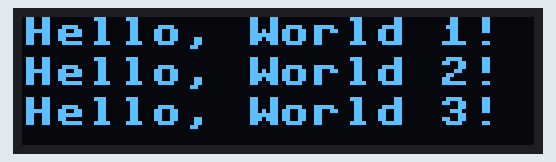
Simulated run of this program. Board: Raspberry Pi Pico running MicroPython. Parts: 128×32 one-colour display. Library files of the repository ran but are not shown: ssd1306.py.

Above: at 0.1 s.

The program:

main.py
```python
from machine import Pin, SoftI2C
import ssd1306
from time import sleep

# Initialize I2C interface with the correct pins for your setup
i2c = SoftI2C(scl=Pin(13), sda=Pin(12))

# Initialize SSD1306 OLED display
oled_width = 128
oled_height = 32  # Adjusted for 128x32 OLED display
oled = ssd1306.SSD1306_I2C(oled_width, oled_height, i2c)

while True:
    # Clear the display
    oled.fill(0)

    # Display some text
    oled.text('Hello, World 1!', 0, 0)
    oled.text('Hello, World 2!', 0, 10)
    oled.text('Hello, World 3!', 0, 20)

    # Update the display
    oled.show()

    # Wait for a bit before updating again
    sleep(1)
```
